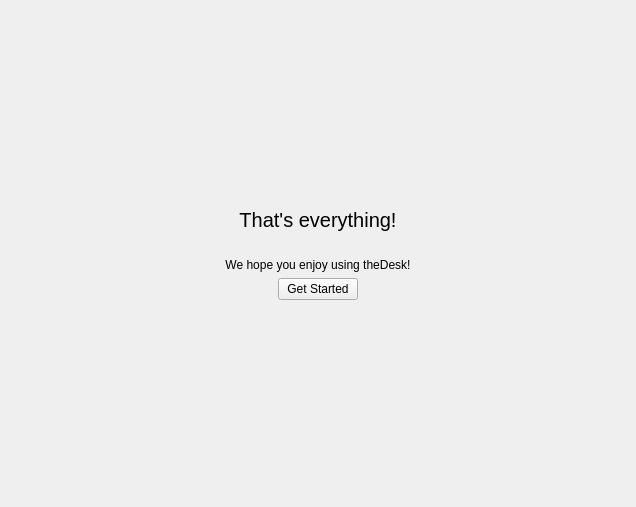
<?xml version="1.0" encoding="UTF-8"?>
<ui version="4.0">
 <class>OnboardingCompleteOobe</class>
 <widget class="QWidget" name="OnboardingCompleteOobe">
  <property name="geometry">
   <rect>
    <x>0</x>
    <y>0</y>
    <width>636</width>
    <height>507</height>
   </rect>
  </property>
  <property name="windowTitle">
   <string>Form</string>
  </property>
  <layout class="QVBoxLayout" name="verticalLayout">
   <item>
    <spacer name="verticalSpacer_2">
     <property name="orientation">
      <enum>Qt::Vertical</enum>
     </property>
     <property name="sizeHint" stdset="0">
      <size>
       <width>20</width>
       <height>185</height>
      </size>
     </property>
    </spacer>
   </item>
   <item>
    <widget class="QLabel" name="label">
     <property name="font">
      <font>
       <pointsize>15</pointsize>
      </font>
     </property>
     <property name="text">
      <string>That's everything!</string>
     </property>
     <property name="alignment">
      <set>Qt::AlignCenter</set>
     </property>
    </widget>
   </item>
   <item>
    <widget class="QLabel" name="label_3">
     <property name="text">
      <string/>
     </property>
     <property name="pixmap">
      <pixmap>:/thedesk/desktop/icons/cactus.svg</pixmap>
     </property>
     <property name="alignment">
      <set>Qt::AlignCenter</set>
     </property>
    </widget>
   </item>
   <item>
    <widget class="QLabel" name="thankYouMessage">
     <property name="text">
      <string>We hope you enjoy using theDesk!</string>
     </property>
     <property name="alignment">
      <set>Qt::AlignCenter</set>
     </property>
    </widget>
   </item>
   <item>
    <layout class="QHBoxLayout" name="horizontalLayout">
     <item>
      <spacer name="horizontalSpacer">
       <property name="orientation">
        <enum>Qt::Horizontal</enum>
       </property>
       <property name="sizeHint" stdset="0">
        <size>
         <width>40</width>
         <height>20</height>
        </size>
       </property>
      </spacer>
     </item>
     <item>
      <widget class="QPushButton" name="finishButton">
       <property name="text">
        <string>Get Started</string>
       </property>
      </widget>
     </item>
     <item>
      <spacer name="horizontalSpacer_2">
       <property name="orientation">
        <enum>Qt::Horizontal</enum>
       </property>
       <property name="sizeHint" stdset="0">
        <size>
         <width>40</width>
         <height>20</height>
        </size>
       </property>
      </spacer>
     </item>
    </layout>
   </item>
   <item>
    <spacer name="verticalSpacer">
     <property name="orientation">
      <enum>Qt::Vertical</enum>
     </property>
     <property name="sizeHint" stdset="0">
      <size>
       <width>20</width>
       <height>185</height>
      </size>
     </property>
    </spacer>
   </item>
  </layout>
 </widget>
 <resources/>
 <connections/>
</ui>
